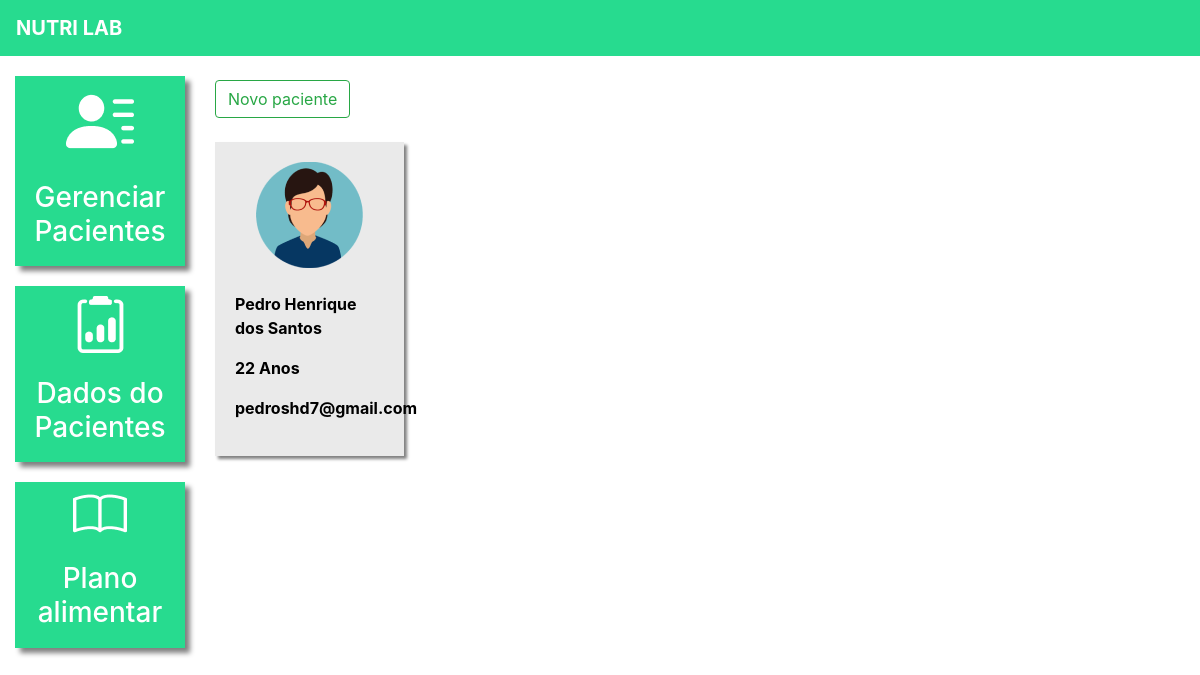
The page /pacientes/ (signed in) on the database as committed earlier.
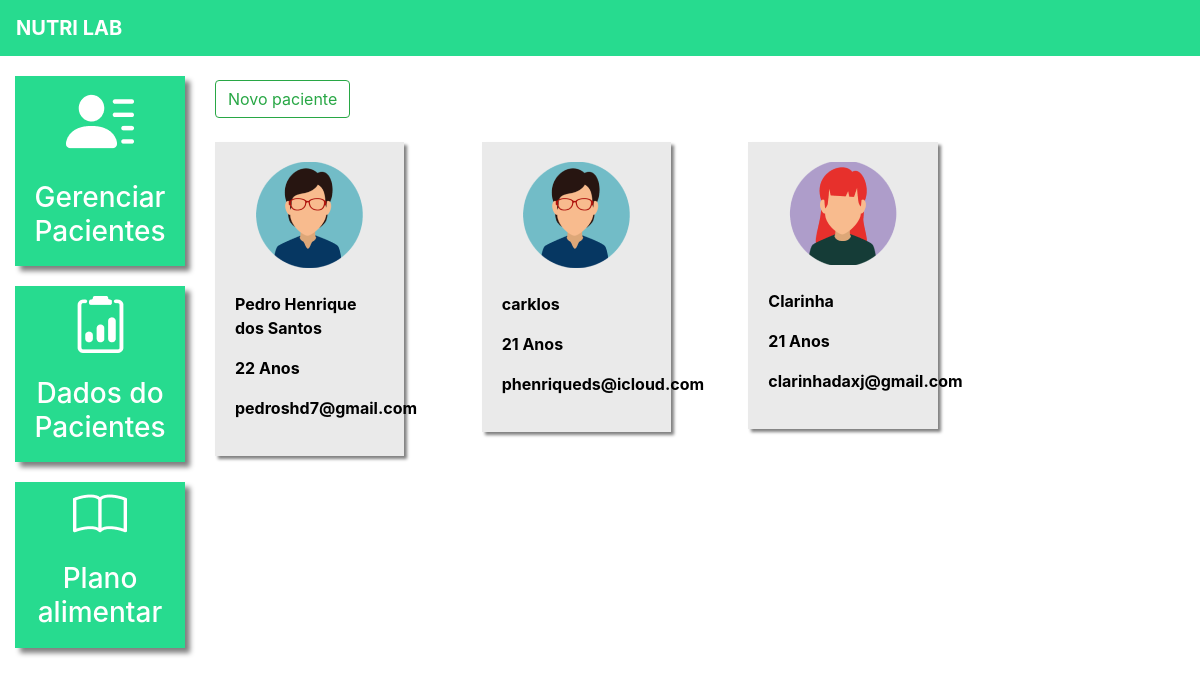
The same page on the database as committed later.
### plataforma/models.py (models this page shows, shortened)
class Pacientes(models.Model):
    choices_sexo = (('F', 'Feminino'),
                    ('M', 'Masculino'))
    nome = models.CharField(max_length=50)
    sexo = models.CharField(max_length=1, choices=choices_sexo)
    idade = models.IntegerField()
    email = models.EmailField()
    telefone = models.CharField(max_length=19)
    nutri = models.ForeignKey(User, on_delete=models.CASCADE)

### plataforma/views.py (the view, shortened to what this page needs)
# urls.py: path('pacientes/', views.pacientes, name="pacientes"),
@login_required(login_url='/auth/logar')
def pacientes(request):
    if request.method == "GET":
        pacientes = Pacientes.objects.filter(nutri=request.user)
        return render(request, 'pacientes.html', {"pacientes": pacientes})

### plataforma/templates/pacientes.html (shortened to what this page needs)
{% extends 'base_plataforma.html' %}
{% load static %}
{% block 'plataforma' %}
<br>
<button type="button" class="btn btn-outline-success" data-toggle="modal" data-target="#modal">
  Novo paciente
</button>
<br>
<br>
<div  class="row">
    {% for paciente in pacientes%}
        <div class="col-md-4">
            <a href="{% url 'dados_paciente' paciente.id %}" class="link-hover">
                <div class="card-paciente">
                    <div class="foto-perfil">
                        {% if paciente.sexo == "M"%}
                        <img src="{% static 'plataforma/img/perfil2.png' %}">
                    {% else %}
                        <img src="{% static 'plataforma/img/perfil1.png' %}">
                    {% endif %}
                </div>
                <br>
                <p class="dados">{{paciente.nome}}</p>
                <p class="dados">{{paciente.idade}} Anos</p>
                <p class="dados">{{paciente.email}}</p>
                </div>
            </a>
        </div>
    {% endfor %}
</div>
{% endblock %}

Rows that differ between the two databases and show on the page:
added Pacientes: nome "carklos", idade "21", email "phenriqueds@icloud.com"
added Pacientes: nome "Clarinha", idade "21", email "clarinhadaxj@gmail.com"
